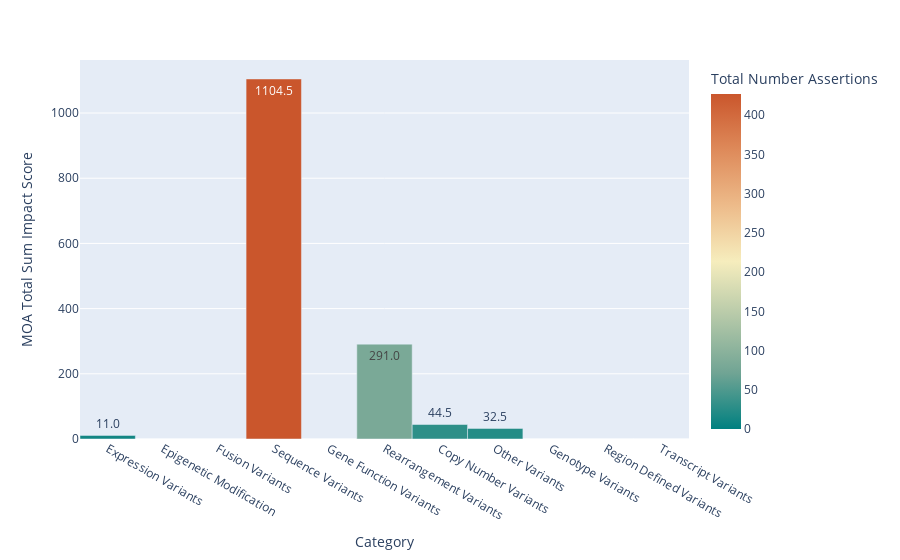

This figure's notebook cell:
### Code cell
fig3 = px.bar(
    not_supported_feature_impact_df,
    x="Category",
    y="MOA Total Sum Impact Score",
    hover_data=["Total Number Assertions"],
    color="Total Number Assertions",
    labels={"MOA Total Sum Impact Score": "MOA Total Sum Impact Score"},
    text_auto=".1f",
    color_continuous_scale="geyser",
)
fig3.update_traces(width=1)
fig3.show()

### Figure 1 — Plotly figure (JSON) as saved in the notebook; plotly's stock layout.template omitted (floating-point values rounded to 4 significant figures)
{"data": [{"alignmentgroup": "True", "customdata": [[12], [0], [0], [427], [0], [82], [29], [23], [0], [0], [0]], "hovertemplate": "Category=%{x}<br>MOA Total Sum Impact Score=%{y}<br>Total Number Assertions=%{marker.color}<extra></extra>", "legendgroup": "", "marker": {"color": [12, 0, 0, 427, 0, 82, 29, 23, 0, 0, 0], "coloraxis": "coloraxis", "pattern": {"shape": ""}}, "name": "", "offsetgroup": "", "orientation": "v", "showlegend": false, "textposition": "auto", "texttemplate": "%{y:.1f}", "type": "bar", "width": 1, "x": ["Expression Variants", "Epigenetic Modification", "Fusion Variants", "Sequence Variants", "Gene Function Variants", "Rearrangement Variants", "Copy Number Variants", "Other Variants", "Genotype Variants", "Region Defined Variants", "Transcript Variants"], "xaxis": "x", "y": [11, 0, 0, 1104.0, 0, 291, 44.5, 32.5, 0, 0, 0], "yaxis": "y"}], "layout": {"barmode": "relative", "coloraxis": {"colorbar": {"title": {"text": "Total Number Assertions"}}, "colorscale": [[0, "rgb(0, 128, 128)"], [0.1667, "rgb(112, 164, 148)"], [0.3333, "rgb(180, 200, 168)"], [0.5, "rgb(246, 237, 189)"], [0.6667, "rgb(237, 187, 138)"], [0.8333, "rgb(222, 138, 90)"], [1, "rgb(202, 86, 44)"]]}, "legend": {"tracegroupgap": 0}, "margin": {"t": 60}, "xaxis": {"anchor": "y", "domain": [0, 1], "title": {"text": "Category"}}, "yaxis": {"anchor": "x", "domain": [0, 1], "title": {"text": "MOA Total Sum Impact Score"}}}}
